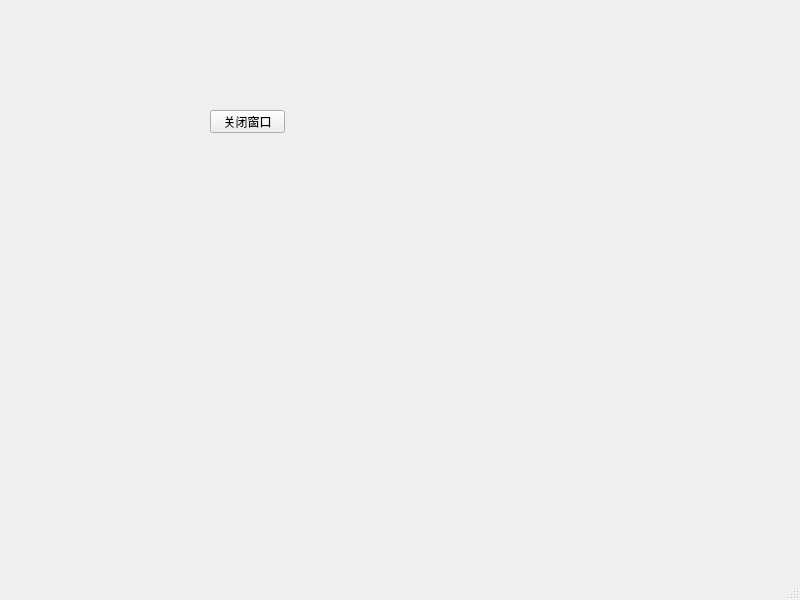
<?xml version="1.0" encoding="UTF-8"?>
<ui version="4.0">
 <class>MainWindow</class>
 <widget class="QMainWindow" name="MainWindow">
  <property name="geometry">
   <rect>
    <x>0</x>
    <y>0</y>
    <width>800</width>
    <height>600</height>
   </rect>
  </property>
  <property name="windowTitle">
   <string>MainWindow</string>
  </property>
  <widget class="QWidget" name="centralwidget">
   <widget class="QPushButton" name="pushButton">
    <property name="geometry">
     <rect>
      <x>210</x>
      <y>110</y>
      <width>75</width>
      <height>23</height>
     </rect>
    </property>
    <property name="text">
     <string>关闭窗口</string>
    </property>
   </widget>
  </widget>
  <widget class="QMenuBar" name="menubar">
   <property name="geometry">
    <rect>
     <x>0</x>
     <y>0</y>
     <width>800</width>
     <height>23</height>
    </rect>
   </property>
  </widget>
  <widget class="QStatusBar" name="statusbar"/>
 </widget>
 <resources/>
 <connections>
  <connection>
   <sender>pushButton</sender>
   <signal>clicked()</signal>
   <receiver>MainWindow</receiver>
   <slot>close()</slot>
   <hints>
    <hint type="sourcelabel">
     <x>257</x>
     <y>150</y>
    </hint>
    <hint type="destinationlabel">
     <x>235</x>
     <y>294</y>
    </hint>
   </hints>
  </connection>
 </connections>
</ui>
